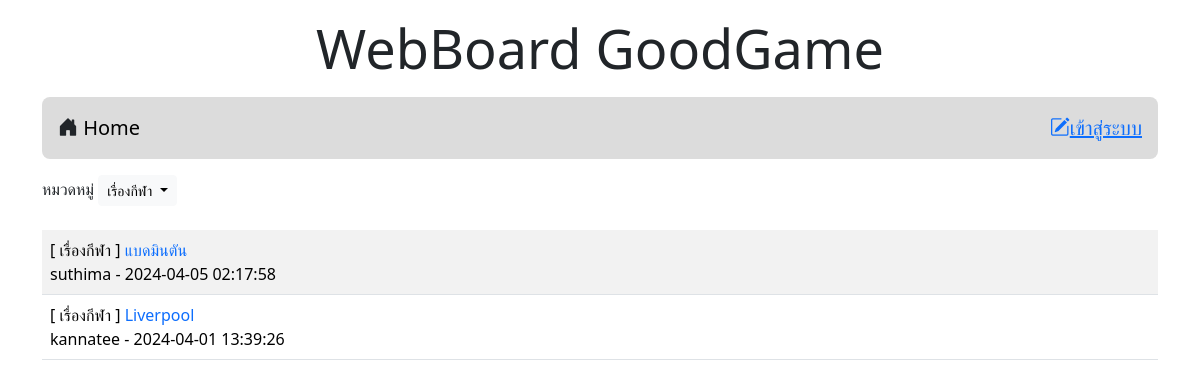
The page /index.php?id=3 on the database its author committed.
### tables this page shows
CREATE TABLE `category` (
  `id` int(11) NOT NULL,
  `name` varchar(32) NOT NULL
);

CREATE TABLE `post` (
  `id` int(11) NOT NULL,
  `title` varchar(128) NOT NULL,
  `content` varchar(2048) NOT NULL,
  `post_date` datetime NOT NULL,
  `cat_id` int(11) NOT NULL,
  `user_id` int(11) NOT NULL
);

CREATE TABLE `user` (
  `id` int(11) NOT NULL,
  `login` varchar(32) NOT NULL,
  `password` varchar(64) NOT NULL,
  `name` varchar(64) NOT NULL,
  `gender` char(1) NOT NULL,
  `email` varchar(32) NOT NULL,
  `role` char(1) NOT NULL
);

### index.php (the view, shortened to what this page needs)
<!DOCTYPE html>
<html lang="en">
<head>
    <link rel="stylesheet" href="bootstrap-5.3.2-dist/css/bootstrap.min.css">
    <link rel="stylesheet" href="https://cdn.jsdelivr.net/npm/bootstrap-icons@1.11.3/font/bootstrap-icons.min.css">
</head>
<div class = "container-lg">
<h1 style="text-align: center;font-size: 54px;"class="mt-3">WebBoard GoodGame</h1>
</div>
<body class="container">
    <?php include('nav.php')?>
    <div class="my-2 d-flex justify-content-between">
        <div>
            <lable>หมวดหมู่</lable>
            <span class="dropdown">
                <?php
                    $conn=new PDO("mysql:host=localhost;dbname=webboard;charset=utf8","root","");
                ?>
                <button class="btn btn-light btn-sm dropdown-toggle" type="button" data-bs-toggle="dropdown" aria-expanded="false">
        <?php
            if(isset($_GET['id'])){
            $sql="SELECT name FROM category WHERE id=$_GET[id]";
            foreach($conn->query($sql)as $row)
            echo "$row[name]";
            }else{
            echo "--ทั้งหมด--";
            }
        ?>
         </button>
            <?php
                   $sql="SELECT * FROM category";
            ?>
        </span>
   </div>
</div>
    <table class="table table-striped mt-4 ">
        <?php
        $conn=new PDO("mysql:host=localhost;dbname=webboard;charset=utf8","root","");
        if(isset($_GET['id'])){
            $sql="SELECT t3.name,t1.title,t1.id,t2.login,t1.post_date,t2.id as 'user_id' FROM post as t1
            INNER JOIN user as t2 ON (t1.user_id=t2.id)
            INNER JOIN category as t3 ON (t1.cat_id=t3.id)
            WHERE t1.cat_id=$_GET[id]
            ORDER BY t1.post_date DESC" ;
        }else{
            $sql="SELECT t3.name,t1.title,t1.id,t2.login,t1.post_date,t2.id as 'user_id' FROM post as t1
            INNER JOIN user as t2 ON (t1.user_id=t2.id)
            INNER JOIN category as t3 ON (t1.cat_id=t3.id)
            ORDER BY t1.post_date DESC" ;
        }
        $result=$conn->query($sql);
        while($row=$result->fetch()){
            echo "<tr><td class='d-flex'>
            <div class='flex-grow-1'>[ $row[0] ]<a href=post.php?id=$row[2]
            style=text-decoration:none> $row[1]</a><br>$row[3] - $row[4]</div>";
        }
        ?>
    </table>
</body>
</html>

### rows shown on the page
category: name "เรื่องกีฬา"
post: category.name "เรื่องกีฬา", title "แบดมินตัน", user.login "suthima", post_date "2024-04-05 02:17:58"
post: category.name "เรื่องกีฬา", title "Liverpool", user.login "kannatee", post_date "2024-04-01 13:39:26"
